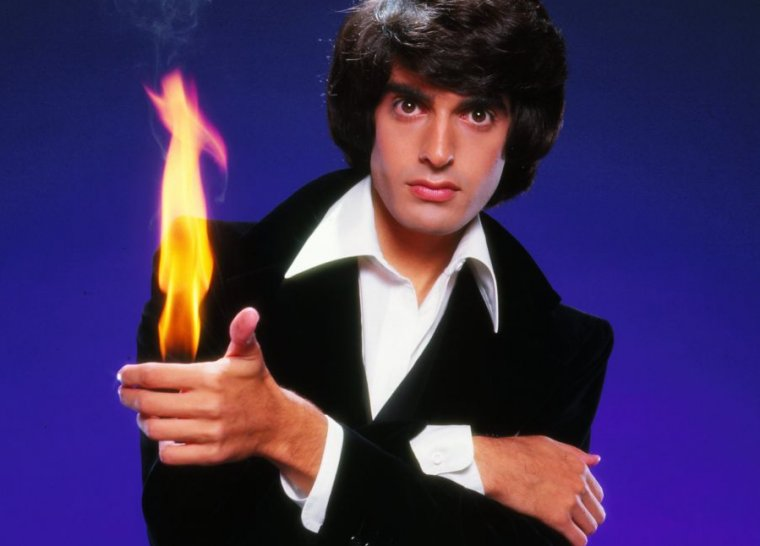
//> input picture edge-detection/images/sample.jpg, 760 x 546 px
$ ./edge_detection   (built with g++ and OpenCV 4)
//> lines starting //> are read from the running program, lines starting //| are printed output that depends on the picture
#include "opencv2/imgproc/imgproc.hpp"
#include "opencv2/highgui/highgui.hpp"
#include <iostream>
#include <stdlib.h>
#include <stdio.h>

using namespace cv;

/// Global variables

Mat src, src_gray;
Mat dst, detected_edges;

int edgeThresh = 1;
int lowThreshold;
int const max_lowThreshold = 100;
int ratio = 3;
int kernel_size = 3;
char* window_name = "Edge Map";

/**
 * @function CannyThreshold
 * @brief Trackbar callback - Canny thresholds input with a ratio 1:3
 */
void myKernel(Mat source, Mat edge) {
  /* source image and edge image have same shape */
  // int row, col = cv.Getsize(source);
  int row = source.size().height;
  int col = source.size().width;
  std::cout << "row: " << row << " col: " << col << std::endl;
  const int kernelSize = 3;
  const int edgeWidth = (kernelSize - 1) / 2;

  for (int i = edgeWidth; i < row - edgeWidth; i++) {
    for (int j = edgeWidth; j < col - edgeWidth; j ++) {
      int dif = 8 * source.at<uchar>(i, j) -
            source.at<uchar>(i - 1, j - 1) - source.at<uchar>(i - 1, j) - source.at<uchar>(i - 1, j + 1) -
            source.at<uchar>(i, j - 1) - source.at<uchar>(i, j + 1) -
            source.at<uchar>(i + 1, j - 1) - source.at<uchar>(i + 1, j) - source.at<uchar>(i + 1, j + 1);
            // std::cout << dif << std::endl;
      if (abs(dif) > 35) {
        edge.at<uchar>(i, j) = 255;
      }
      else {
        edge.at<uchar>(i, j) = 0;
      }
    }
  }
}

void CannyThreshold(int, void*)
{
  /// Reduce noise with a kernel 3x3
  blur( src_gray, detected_edges, Size(3,3) );

  /// Canny detector
  // Canny( detected_edges, detected_edges, lowThreshold, lowThreshold*ratio, kernel_size );
  myKernel(src_gray, detected_edges);
  /// Using Canny's output as a mask, we display our result
  dst = Scalar::all(0);

  src.copyTo( dst, detected_edges);
  imshow( window_name, dst );
  imwrite( "./images/result.jpg", dst );
 }


/** @function main */
int main( int argc, char** argv )
{
  /// Load an image
  src = imread( "./images/sample.jpg" );
//> src is the input picture: 546 rows x 760 cols, CV_8UC3; mean B, G, R 91.1, 48, 64.6
  imshow ("original img", src);
  if( !src.data )
  { return -1; }

  /// Create a matrix of the same type and size as src (for dst)
  dst.create( src.size(), src.type() );

  /// Convert the image to grayscale
  cvtColor( src, src_gray, CV_BGR2GRAY );
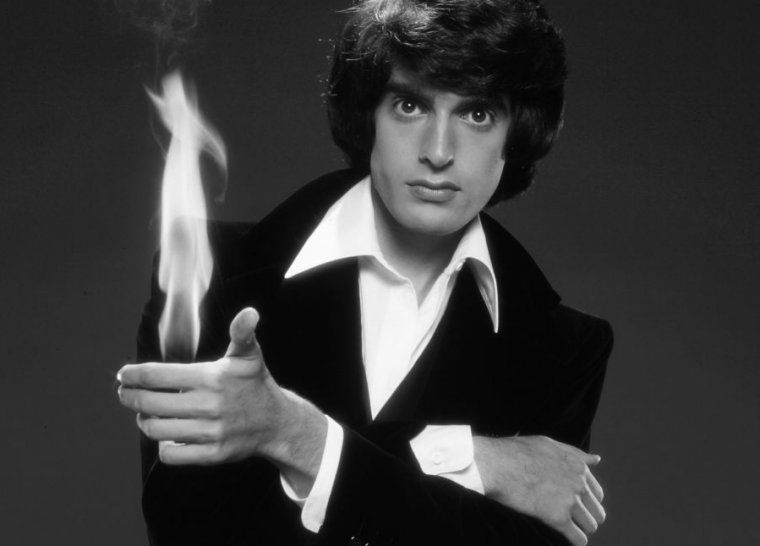
//> src_gray: 546 rows x 760 cols, CV_8UC1; min 1, max 255, mean 57.9

  /// Create a window
  namedWindow( window_name, CV_WINDOW_AUTOSIZE );

  /// Create a Trackbar for user to enter threshold
  // createTrackbar( "Min Threshold:", window_name, &lowThreshold, max_lowThreshold, CannyThreshold );

  /// Show the image
  CannyThreshold(0, 0);
//| row: 546 col: 760
//> after the loop in myKernel, `for (int i = edgeWidth; i < row - edgeWidth; i++)`:
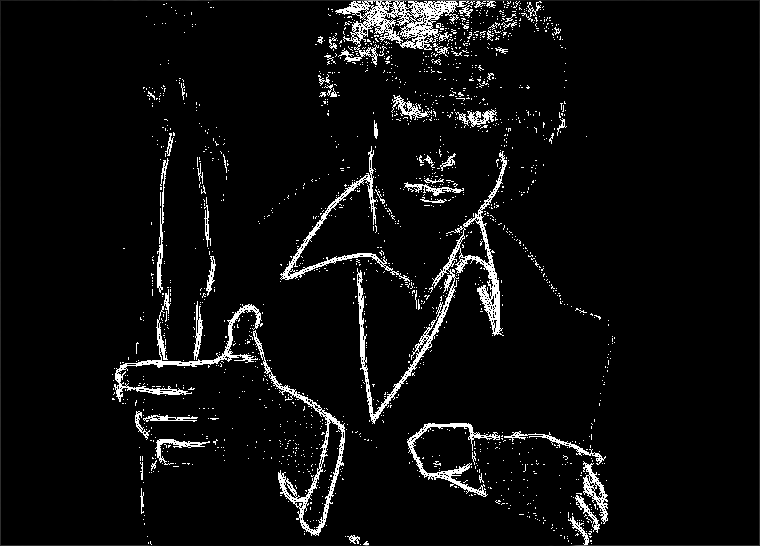
//> edge: 546 rows x 760 cols, CV_8UC1; min 0, max 255, mean 13.1
//> in CannyThreshold, `src.copyTo( dst, detected_edges);`:
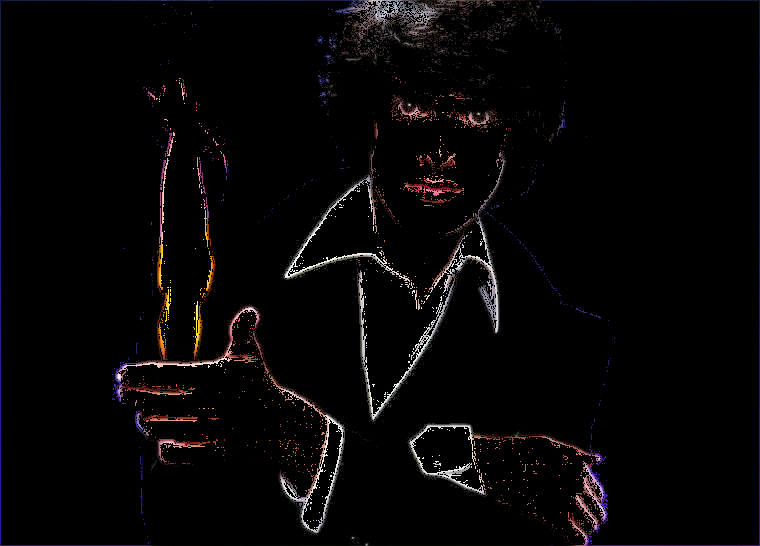
//> dst: 546 rows x 760 cols, CV_8UC3; mean B, G, R 5.7, 5.2, 6.7

  /// Wait until user exit program by pressing a key
  waitKey(0);

  return 0;
  }
